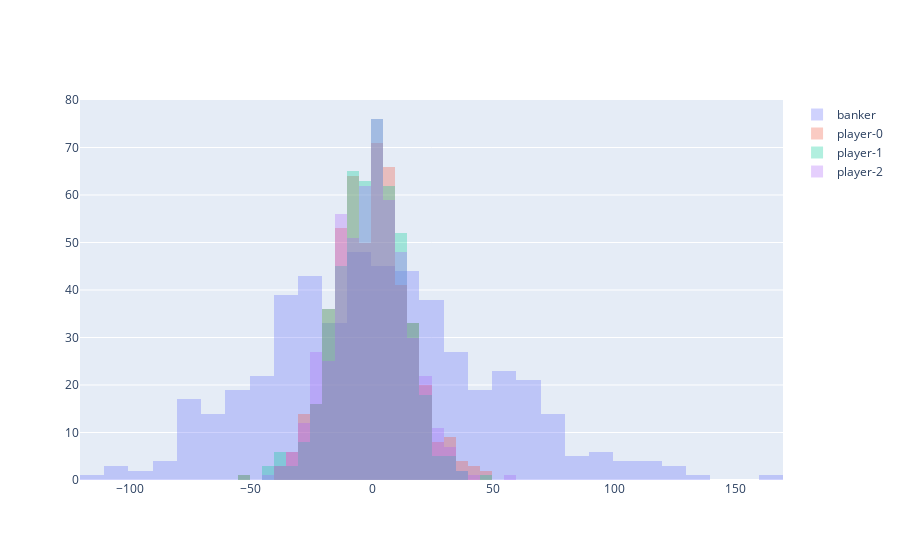

The code cell stored with this chart in its notebook:
### Code cell
import plotly.graph_objects as go

fig = go.Figure()
for x in ['banker', 'player-0', 'player-1', 'player-2']:
    fig.add_trace(go.Histogram(x=df[df.player==x]['pnl'], name=x))
fig.update_layout(barmode='overlay')
fig.update_traces(opacity=0.3)
fig.show()

### Figure 1 — Plotly figure (JSON) as saved in the notebook; plotly's stock layout.template omitted (floating-point values rounded to 4 significant figures; data arrays with more than 128 entries replaced by an {"elided": "..."} marker saying what was removed)
{"data": [{"name": "banker", "opacity": 0.3, "type": "histogram", "x": {"elided": "500 int values"}}, {"name": "player-0", "opacity": 0.3, "type": "histogram", "x": {"elided": "500 int values"}}, {"name": "player-1", "opacity": 0.3, "type": "histogram", "x": {"elided": "500 int values"}}, {"name": "player-2", "opacity": 0.3, "type": "histogram", "x": {"elided": "500 int values"}}], "layout": {"barmode": "overlay"}}
